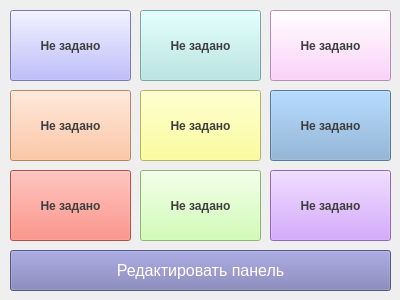
<?xml version="1.0" encoding="UTF-8"?>
<ui version="4.0">
 <class>QuickWidg</class>
 <widget class="QWidget" name="QuickWidg">
  <property name="geometry">
   <rect>
    <x>0</x>
    <y>0</y>
    <width>400</width>
    <height>300</height>
   </rect>
  </property>
  <property name="windowTitle">
   <string>Панель быстрого доступа /ᐠ｡ꞈ｡ᐟ\</string>
  </property>
  <widget class="QPushButton" name="pushButton_1">
   <property name="geometry">
    <rect>
     <x>10</x>
     <y>10</y>
     <width>121</width>
     <height>71</height>
    </rect>
   </property>
   <property name="font">
    <font>
     <family>Yu Gothic UI</family>
     <bold>true</bold>
    </font>
   </property>
   <property name="styleSheet">
    <string notr="true">QPushButton {
   background-color: rgb(170, 170, 255);
   color: rgb(63, 63, 63);
   qproperty-wordWrap: true;
}
QPushButton:hover {
   background-color: rgb(150, 150, 235);
}
QPushButton:pressed {
   background-color: rgb(130, 130, 215);
}</string>
   </property>
   <property name="text">
    <string>Не задано</string>
   </property>
  </widget>
  <widget class="QPushButton" name="pushButtonEdit">
   <property name="geometry">
    <rect>
     <x>10</x>
     <y>250</y>
     <width>381</width>
     <height>41</height>
    </rect>
   </property>
   <property name="font">
    <font>
     <family>Yu Gothic UI</family>
     <pointsize>12</pointsize>
    </font>
   </property>
   <property name="styleSheet">
    <string notr="true">QPushButton {
  background-color: rgb(120, 120, 179);
   
	color: rgb(255, 255, 255);
   qproperty-wordWrap: true;
}
QPushButton:hover {
	background-color: rgb(105, 105, 156);
}
QPushButton:pressed {
	background-color: rgb(92, 84, 138);
}</string>
   </property>
   <property name="text">
    <string>Редактировать панель</string>
   </property>
  </widget>
  <widget class="QPushButton" name="pushButton_2">
   <property name="geometry">
    <rect>
     <x>140</x>
     <y>10</y>
     <width>121</width>
     <height>71</height>
    </rect>
   </property>
   <property name="font">
    <font>
     <family>Yu Gothic UI</family>
     <bold>true</bold>
    </font>
   </property>
   <property name="styleSheet">
    <string notr="true">QPushButton {
   background-color: rgb(173, 230, 228);
   color: rgb(63, 63, 63);
   qproperty-wordWrap: true;
}
QPushButton:hover {
   
	background-color: rgb(161, 197, 195);
}
QPushButton:pressed {
	background-color: rgb(123, 163, 155);
}</string>
   </property>
   <property name="text">
    <string>Не задано</string>
   </property>
  </widget>
  <widget class="QPushButton" name="pushButton_3">
   <property name="geometry">
    <rect>
     <x>270</x>
     <y>10</y>
     <width>121</width>
     <height>71</height>
    </rect>
   </property>
   <property name="font">
    <font>
     <family>Yu Gothic UI</family>
     <bold>true</bold>
    </font>
   </property>
   <property name="styleSheet">
    <string notr="true">
QPushButton {
   background-color: rgb(255, 197, 252);
   color: rgb(63, 63, 63);
   qproperty-wordWrap: true;
}
QPushButton:hover {
	background-color: rgb(214, 165, 212);
}
QPushButton:pressed {
	background-color: rgb(179, 120, 181);
}</string>
   </property>
   <property name="text">
    <string>Не задано</string>
   </property>
  </widget>
  <widget class="QPushButton" name="pushButton_4">
   <property name="geometry">
    <rect>
     <x>10</x>
     <y>90</y>
     <width>121</width>
     <height>71</height>
    </rect>
   </property>
   <property name="font">
    <font>
     <family>Yu Gothic UI</family>
     <bold>true</bold>
    </font>
   </property>
   <property name="styleSheet">
    <string notr="true">
QPushButton {
   background-color: rgb(255, 185, 139);
   color: rgb(63, 63, 63);
   qproperty-wordWrap: true;
}
QPushButton:hover {
	background-color: rgb(217, 160, 113);
}
QPushButton:pressed {
	background-color: rgb(184, 131, 84);
}</string>
   </property>
   <property name="text">
    <string>Не задано</string>
   </property>
  </widget>
  <widget class="QPushButton" name="pushButton_5">
   <property name="geometry">
    <rect>
     <x>140</x>
     <y>90</y>
     <width>121</width>
     <height>71</height>
    </rect>
   </property>
   <property name="font">
    <font>
     <family>Yu Gothic UI</family>
     <bold>true</bold>
    </font>
   </property>
   <property name="styleSheet">
    <string notr="true">
QPushButton {
   background-color: rgb(255, 255, 127);
   color: rgb(63, 63, 63);
   qproperty-wordWrap: true;
}
QPushButton:hover {
	background-color: rgb(221, 213, 103);
}
QPushButton:pressed {
	background-color: rgb(200, 167, 84);
}</string>
   </property>
   <property name="text">
    <string>Не задано</string>
   </property>
  </widget>
  <widget class="QPushButton" name="pushButton_6">
   <property name="geometry">
    <rect>
     <x>270</x>
     <y>90</y>
     <width>121</width>
     <height>71</height>
    </rect>
   </property>
   <property name="font">
    <font>
     <family>Yu Gothic UI</family>
     <bold>true</bold>
    </font>
   </property>
   <property name="styleSheet">
    <string notr="true">QPushButton {
   background-color: rgb(126, 170, 212);
   color: rgb(63, 63, 63);
   qproperty-wordWrap: true;
}
QPushButton:hover {
	background-color: rgb(108, 154, 189);
}
QPushButton:pressed {
	background-color: rgb(86, 128, 168);
}</string>
   </property>
   <property name="text">
    <string>Не задано</string>
   </property>
  </widget>
  <widget class="QPushButton" name="pushButton_8">
   <property name="geometry">
    <rect>
     <x>140</x>
     <y>170</y>
     <width>121</width>
     <height>71</height>
    </rect>
   </property>
   <property name="font">
    <font>
     <family>Yu Gothic UI</family>
     <bold>true</bold>
    </font>
   </property>
   <property name="styleSheet">
    <string notr="true">QPushButton {
   background-color: rgb(197, 255, 161);
   color: rgb(63, 63, 63);
   qproperty-wordWrap: true;
}
QPushButton:hover {
	background-color: rgb(156, 202, 128);
}
QPushButton:pressed {
	background-color: rgb(140, 181, 102);
}</string>
   </property>
   <property name="text">
    <string>Не задано</string>
   </property>
  </widget>
  <widget class="QPushButton" name="pushButton_7">
   <property name="geometry">
    <rect>
     <x>10</x>
     <y>170</y>
     <width>121</width>
     <height>71</height>
    </rect>
   </property>
   <property name="font">
    <font>
     <family>Yu Gothic UI</family>
     <bold>true</bold>
    </font>
   </property>
   <property name="styleSheet">
    <string notr="true">QPushButton {
   background-color: rgb(255, 112, 99);
   color: rgb(63, 63, 63);
   qproperty-wordWrap: true;
}
QPushButton:hover {
	background-color: rgb(190, 94, 83);
}
QPushButton:pressed {
	background-color: rgb(170, 84, 74);
}</string>
   </property>
   <property name="text">
    <string>Не задано</string>
   </property>
  </widget>
  <widget class="QPushButton" name="pushButton_9">
   <property name="geometry">
    <rect>
     <x>270</x>
     <y>170</y>
     <width>121</width>
     <height>71</height>
    </rect>
   </property>
   <property name="font">
    <font>
     <family>Yu Gothic UI</family>
     <bold>true</bold>
    </font>
   </property>
   <property name="styleSheet">
    <string notr="true">QPushButton {
   background-color: rgb(205, 144, 255);
   color: rgb(63, 63, 63);
   qproperty-wordWrap: true;
}
QPushButton:hover {
	background-color: rgb(177, 99, 222);
}
QPushButton:pressed {
	background-color: rgb(125, 70, 157);
}</string>
   </property>
   <property name="text">
    <string>Не задано</string>
   </property>
  </widget>
 </widget>
 <resources/>
 <connections/>
</ui>
